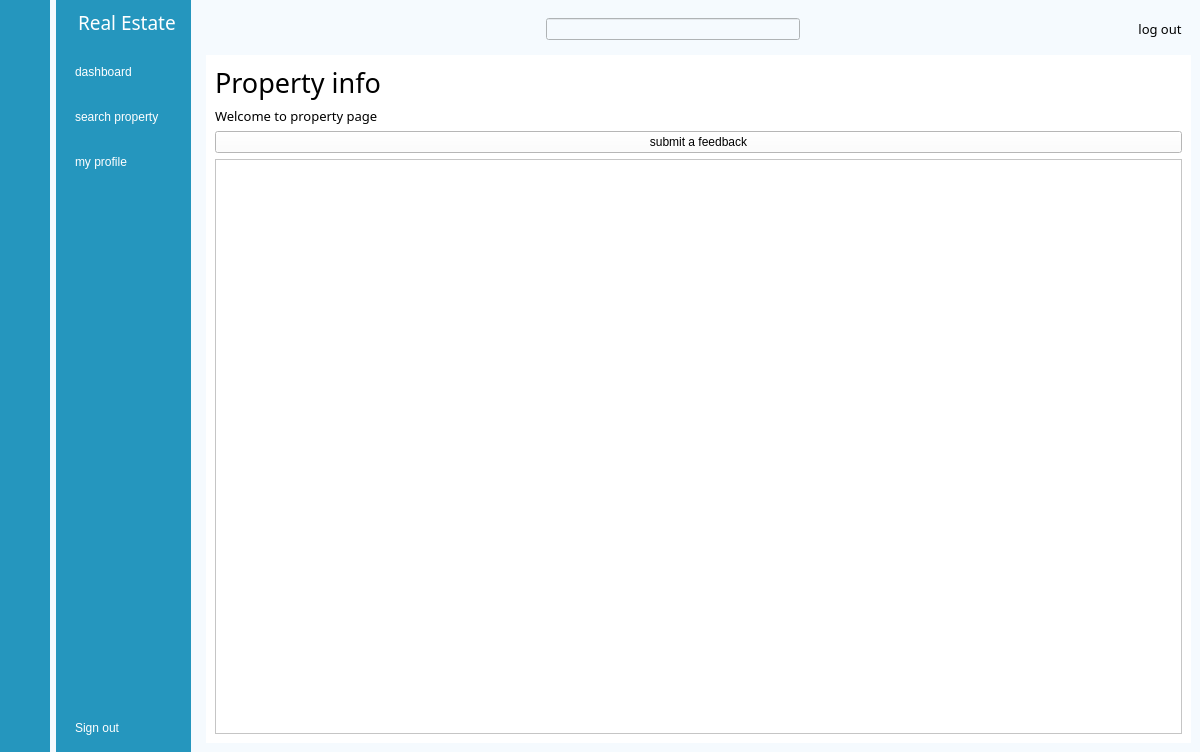
<?xml version="1.0" encoding="UTF-8"?>
<ui version="4.0">
 <class>sellerMenu</class>
 <widget class="QMainWindow" name="sellerMenu">
  <property name="geometry">
   <rect>
    <x>0</x>
    <y>0</y>
    <width>1200</width>
    <height>752</height>
   </rect>
  </property>
  <property name="minimumSize">
   <size>
    <width>1200</width>
    <height>400</height>
   </size>
  </property>
  <property name="windowTitle">
   <string>MainWindow</string>
  </property>
  <property name="styleSheet">
   <string notr="true">background-color: rgb(245, 250, 254);</string>
  </property>
  <widget class="QWidget" name="centralwidget">
   <layout class="QGridLayout" name="gridLayout">
    <property name="leftMargin">
     <number>0</number>
    </property>
    <property name="topMargin">
     <number>0</number>
    </property>
    <property name="rightMargin">
     <number>0</number>
    </property>
    <property name="bottomMargin">
     <number>0</number>
    </property>
    <item row="0" column="0">
     <widget class="QWidget" name="icon_name_widget_2" native="true">
      <property name="styleSheet">
       <string notr="true">QWidget{
	
	background-color: rgb(37, 150, 190);
}

QPushButton{
	color:white;
	height:30px;
	border:none;
	font: 10pt &quot;PT Root UI&quot;;
	border-radius:10px
}

QPushButton:checked{
	background-color:#f5fafe;
	color:#1f95ef;
	font-weight:bold
	
}</string>
      </property>
      <layout class="QVBoxLayout" name="verticalLayout_3">
       <item>
        <layout class="QHBoxLayout" name="horizontalLayout_3">
         <item>
          <widget class="QLabel" name="label_4">
           <property name="text">
            <string/>
           </property>
           <property name="pixmap">
            <pixmap resource="res.qrc">:/white/icons/white/home.svg</pixmap>
           </property>
          </widget>
         </item>
        </layout>
       </item>
       <item>
        <layout class="QVBoxLayout" name="verticalLayout">
         <property name="spacing">
          <number>15</number>
         </property>
         <property name="topMargin">
          <number>15</number>
         </property>
         <item>
          <widget class="QPushButton" name="btn_dashboard1">
           <property name="text">
            <string/>
           </property>
           <property name="icon">
            <iconset resource="res.qrc">
             <normaloff>:/icons2/icons/icon2/dashboard_white.png</normaloff>
             <normalon>:/icons2/icons/icon2/dashboard.png</normalon>:/icons2/icons/icon2/dashboard_white.png</iconset>
           </property>
           <property name="checkable">
            <bool>true</bool>
           </property>
           <property name="autoExclusive">
            <bool>true</bool>
           </property>
          </widget>
         </item>
         <item>
          <widget class="QPushButton" name="btn_property">
           <property name="text">
            <string/>
           </property>
           <property name="icon">
            <iconset resource="res.qrc">
             <normaloff>:/white/icons/white/search.svg</normaloff>
             <normalon>:/icons2/icons/icon2/iconizer-search.svg</normalon>:/white/icons/white/search.svg</iconset>
           </property>
           <property name="checkable">
            <bool>true</bool>
           </property>
           <property name="autoExclusive">
            <bool>true</bool>
           </property>
          </widget>
         </item>
         <item>
          <widget class="QPushButton" name="btn_profile1">
           <property name="text">
            <string/>
           </property>
           <property name="icon">
            <iconset resource="res.qrc">
             <normaloff>:/icons2/icons/icon2/profile_white.png</normaloff>
             <normalon>:/icons2/icons/icon2/profile.png</normalon>:/icons2/icons/icon2/profile_white.png</iconset>
           </property>
           <property name="checkable">
            <bool>true</bool>
           </property>
           <property name="autoExclusive">
            <bool>true</bool>
           </property>
          </widget>
         </item>
        </layout>
       </item>
       <item>
        <spacer name="verticalSpacer_3">
         <property name="orientation">
          <enum>Qt::Vertical</enum>
         </property>
         <property name="sizeHint" stdset="0">
          <size>
           <width>20</width>
           <height>246</height>
          </size>
         </property>
        </spacer>
       </item>
       <item>
        <widget class="QPushButton" name="btn_signout1">
         <property name="text">
          <string/>
         </property>
         <property name="icon">
          <iconset resource="res.qrc">
           <normaloff>:/icons2/icons/icon2/log_out_white.png</normaloff>
           <normalon>:/icons2/icons/icon2/log_out.png</normalon>:/icons2/icons/icon2/log_out_white.png</iconset>
         </property>
         <property name="checkable">
          <bool>true</bool>
         </property>
        </widget>
       </item>
      </layout>
     </widget>
    </item>
    <item row="0" column="1">
     <widget class="QWidget" name="icon_name_widget" native="true">
      <property name="styleSheet">
       <string notr="true">QWidget{
	background-color: rgb(37, 150, 190);
	color:white;
}

QPushButton{
	color:white;
	text-align:left;
	height:30px;
	font: 10pt &quot;PT Root UI&quot;;
	border:none;
	padding-left:10px;
	border-top-left-radius:10px;
	border-bottom-left-radius:10px;
}

QPushButton:checked{
	background-color:#f5fafe;
	color:#1f95ef;
	font-weight:bold

}</string>
      </property>
      <layout class="QVBoxLayout" name="verticalLayout_4">
       <property name="rightMargin">
        <number>0</number>
       </property>
       <item>
        <layout class="QHBoxLayout" name="horizontalLayout_2">
         <property name="rightMargin">
          <number>15</number>
         </property>
         <item>
          <widget class="QLabel" name="label_2">
           <property name="text">
            <string/>
           </property>
           <property name="pixmap">
            <pixmap resource="res.qrc">:/white/icons/white/home.svg</pixmap>
           </property>
          </widget>
         </item>
         <item>
          <widget class="QLabel" name="label_3">
           <property name="font">
            <font>
             <family>PT Root UI Bold</family>
             <pointsize>14</pointsize>
             <weight>9</weight>
             <italic>false</italic>
             <bold>false</bold>
            </font>
           </property>
           <property name="styleSheet">
            <string notr="true">font: 75 14pt &quot;PT Root UI Bold&quot;;</string>
           </property>
           <property name="text">
            <string>Real Estate</string>
           </property>
          </widget>
         </item>
        </layout>
       </item>
       <item>
        <layout class="QVBoxLayout" name="verticalLayout_2">
         <property name="spacing">
          <number>15</number>
         </property>
         <property name="topMargin">
          <number>15</number>
         </property>
         <item>
          <widget class="QPushButton" name="btn_dashboard2">
           <property name="text">
            <string>dashboard</string>
           </property>
           <property name="icon">
            <iconset resource="res.qrc">
             <normaloff>:/icons2/icons/icon2/dashboard_white.png</normaloff>
             <normalon>:/icons2/icons/icon2/dashboard.png</normalon>:/icons2/icons/icon2/dashboard_white.png</iconset>
           </property>
           <property name="checkable">
            <bool>true</bool>
           </property>
           <property name="autoExclusive">
            <bool>true</bool>
           </property>
          </widget>
         </item>
         <item>
          <widget class="QPushButton" name="btn_property2">
           <property name="text">
            <string>search property</string>
           </property>
           <property name="icon">
            <iconset resource="res.qrc">
             <normaloff>:/white/icons/white/search.svg</normaloff>
             <normalon>:/icons2/icons/icon2/iconizer-search.svg</normalon>:/white/icons/white/search.svg</iconset>
           </property>
           <property name="checkable">
            <bool>true</bool>
           </property>
           <property name="autoExclusive">
            <bool>true</bool>
           </property>
          </widget>
         </item>
         <item>
          <widget class="QPushButton" name="btn_profile2">
           <property name="text">
            <string>my profile</string>
           </property>
           <property name="icon">
            <iconset resource="res.qrc">
             <normaloff>:/icons2/icons/icon2/profile_white.png</normaloff>
             <normalon>:/icons2/icons/icon2/profile.png</normalon>:/icons2/icons/icon2/profile_white.png</iconset>
           </property>
           <property name="checkable">
            <bool>true</bool>
           </property>
           <property name="autoExclusive">
            <bool>true</bool>
           </property>
          </widget>
         </item>
        </layout>
       </item>
       <item>
        <spacer name="verticalSpacer_2">
         <property name="orientation">
          <enum>Qt::Vertical</enum>
         </property>
         <property name="sizeHint" stdset="0">
          <size>
           <width>20</width>
           <height>246</height>
          </size>
         </property>
        </spacer>
       </item>
       <item>
        <widget class="QPushButton" name="btn_signout2">
         <property name="text">
          <string>Sign out</string>
         </property>
         <property name="icon">
          <iconset resource="res.qrc">
           <normaloff>:/icons2/icons/icon2/log_out_white.png</normaloff>
           <normalon>:/icons2/icons/icon2/log_out.png</normalon>:/icons2/icons/icon2/log_out_white.png</iconset>
         </property>
         <property name="checkable">
          <bool>true</bool>
         </property>
        </widget>
       </item>
      </layout>
     </widget>
    </item>
    <item row="0" column="2">
     <widget class="QWidget" name="main_menu" native="true">
      <layout class="QVBoxLayout" name="verticalLayout_5">
       <item>
        <widget class="QWidget" name="header_widget" native="true">
         <layout class="QHBoxLayout" name="horizontalLayout_4">
          <item>
           <widget class="QPushButton" name="btn_nav_bar">
            <property name="styleSheet">
             <string notr="true">border:none;</string>
            </property>
            <property name="text">
             <string/>
            </property>
            <property name="icon">
             <iconset resource="res.qrc">
              <normaloff>:/icons2/icons/icon2/menu.png</normaloff>:/icons2/icons/icon2/menu.png</iconset>
            </property>
            <property name="checkable">
             <bool>true</bool>
            </property>
           </widget>
          </item>
          <item>
           <spacer name="horizontalSpacer_2">
            <property name="orientation">
             <enum>Qt::Horizontal</enum>
            </property>
            <property name="sizeHint" stdset="0">
             <size>
              <width>140</width>
              <height>20</height>
             </size>
            </property>
           </spacer>
          </item>
          <item>
           <layout class="QHBoxLayout" name="horizontalLayout">
            <property name="spacing">
             <number>7</number>
            </property>
            <item>
             <widget class="LineEdit" name="LineEdit">
              <property name="sizePolicy">
               <sizepolicy hsizetype="Expanding" vsizetype="Fixed">
                <horstretch>0</horstretch>
                <verstretch>0</verstretch>
               </sizepolicy>
              </property>
             </widget>
            </item>
            <item>
             <widget class="QPushButton" name="btn_search">
              <property name="styleSheet">
               <string notr="true">border:none</string>
              </property>
              <property name="text">
               <string/>
              </property>
              <property name="icon">
               <iconset resource="res.qrc">
                <normaloff>:/icons2/icons/icon2/search.png</normaloff>:/icons2/icons/icon2/search.png</iconset>
              </property>
             </widget>
            </item>
           </layout>
          </item>
          <item>
           <spacer name="horizontalSpacer">
            <property name="orientation">
             <enum>Qt::Horizontal</enum>
            </property>
            <property name="sizeHint" stdset="0">
             <size>
              <width>162</width>
              <height>20</height>
             </size>
            </property>
           </spacer>
          </item>
          <item>
           <widget class="QPushButton" name="btn_logout">
            <property name="font">
             <font>
              <family>PT Root UI Bold</family>
              <pointsize>10</pointsize>
             </font>
            </property>
            <property name="styleSheet">
             <string notr="true">border:none;</string>
            </property>
            <property name="text">
             <string>log out</string>
            </property>
            <property name="icon">
             <iconset resource="res.qrc">
              <normaloff>:/blue/icons/blue/log-out.svg</normaloff>:/blue/icons/blue/log-out.svg</iconset>
            </property>
           </widget>
          </item>
         </layout>
        </widget>
       </item>
       <item>
        <widget class="SlideAniStackedWidget" name="SlideAniStackedWidget">
         <property name="styleSheet">
          <string notr="true">background-color: rgb(255, 255, 255);</string>
         </property>
         <property name="currentIndex">
          <number>1</number>
         </property>
         <widget class="QWidget" name="page_dashborad">
          <widget class="TitleLabel" name="TitleLabel">
           <property name="geometry">
            <rect>
             <x>130</x>
             <y>70</y>
             <width>261</width>
             <height>101</height>
            </rect>
           </property>
           <property name="text">
            <string>Dashboard</string>
           </property>
          </widget>
         </widget>
         <widget class="QWidget" name="page_manage">
          <layout class="QVBoxLayout" name="verticalLayout_8">
           <item>
            <layout class="QVBoxLayout" name="verticalLayout_7">
             <item>
              <widget class="QLabel" name="label">
               <property name="font">
                <font>
                 <family>PT Root UI Bold</family>
                 <pointsize>20</pointsize>
                 <italic>false</italic>
                 <underline>false</underline>
                </font>
               </property>
               <property name="text">
                <string>Property info</string>
               </property>
              </widget>
             </item>
             <item>
              <widget class="QLabel" name="label_5">
               <property name="font">
                <font>
                 <family>PT Root UI Bold</family>
                 <pointsize>10</pointsize>
                 <italic>false</italic>
                 <underline>false</underline>
                </font>
               </property>
               <property name="text">
                <string>Welcome to property page</string>
               </property>
              </widget>
             </item>
            </layout>
           </item>
           <item>
            <layout class="QHBoxLayout" name="horizontalLayout_5">
             <item>
              <widget class="FilledPushButton" name="btn_feedback">
               <property name="text">
                <string>submit a feedback</string>
               </property>
              </widget>
             </item>
            </layout>
           </item>
           <item>
            <widget class="SmoothScrollArea" name="SmoothScrollArea">
             <property name="widgetResizable">
              <bool>true</bool>
             </property>
             <widget class="QWidget" name="scrollAreaWidgetContents">
              <property name="geometry">
               <rect>
                <x>0</x>
                <y>0</y>
                <width>839</width>
                <height>521</height>
               </rect>
              </property>
             </widget>
            </widget>
           </item>
          </layout>
         </widget>
         <widget class="QWidget" name="page_profile">
          <layout class="QVBoxLayout" name="verticalLayout_6">
           <item>
            <widget class="QLabel" name="label_6">
             <property name="font">
              <font>
               <family>PT Root UI Bold</family>
               <pointsize>20</pointsize>
               <italic>false</italic>
               <underline>false</underline>
              </font>
             </property>
             <property name="text">
              <string>Profile info</string>
             </property>
            </widget>
           </item>
           <item>
            <widget class="LargeTitleLabel" name="LargeTitleLabel">
             <property name="text">
              <string>currently profile here</string>
             </property>
            </widget>
           </item>
           <item>
            <layout class="QHBoxLayout" name="horizontalLayout_8">
             <item>
              <widget class="SubtitleLabel" name="SubtitleLabel">
               <property name="text">
                <string>your username:</string>
               </property>
              </widget>
             </item>
             <item>
              <widget class="SubtitleLabel" name="Label_username">
               <property name="sizePolicy">
                <sizepolicy hsizetype="Preferred" vsizetype="Preferred">
                 <horstretch>11</horstretch>
                 <verstretch>0</verstretch>
                </sizepolicy>
               </property>
               <property name="text">
                <string>N/A</string>
               </property>
              </widget>
             </item>
            </layout>
           </item>
           <item>
            <layout class="QHBoxLayout" name="horizontalLayout_10">
             <item>
              <widget class="SubtitleLabel" name="SubtitleLabel_3">
               <property name="text">
                <string>your password:</string>
               </property>
              </widget>
             </item>
             <item>
              <widget class="SubtitleLabel" name="Label_password">
               <property name="sizePolicy">
                <sizepolicy hsizetype="Preferred" vsizetype="Preferred">
                 <horstretch>1</horstretch>
                 <verstretch>0</verstretch>
                </sizepolicy>
               </property>
               <property name="text">
                <string>N/A</string>
               </property>
              </widget>
             </item>
            </layout>
           </item>
           <item>
            <layout class="QHBoxLayout" name="horizontalLayout_9">
             <item>
              <widget class="SubtitleLabel" name="SubtitleLabel_2">
               <property name="text">
                <string>your Email:</string>
               </property>
              </widget>
             </item>
             <item>
              <widget class="SubtitleLabel" name="Label_email">
               <property name="sizePolicy">
                <sizepolicy hsizetype="Preferred" vsizetype="Preferred">
                 <horstretch>1</horstretch>
                 <verstretch>0</verstretch>
                </sizepolicy>
               </property>
               <property name="text">
                <string>N/A</string>
               </property>
              </widget>
             </item>
            </layout>
           </item>
           <item>
            <layout class="QHBoxLayout" name="horizontalLayout_11">
             <item>
              <widget class="SubtitleLabel" name="SubtitleLabel_7">
               <property name="text">
                <string>your Status:</string>
               </property>
              </widget>
             </item>
             <item>
              <widget class="SubtitleLabel" name="Label_status">
               <property name="sizePolicy">
                <sizepolicy hsizetype="Preferred" vsizetype="Preferred">
                 <horstretch>1</horstretch>
                 <verstretch>0</verstretch>
                </sizepolicy>
               </property>
               <property name="text">
                <string>N/A</string>
               </property>
              </widget>
             </item>
            </layout>
           </item>
           <item>
            <widget class="LargeTitleLabel" name="LargeTitleLabel_2">
             <property name="text">
              <string>update profile here</string>
             </property>
            </widget>
           </item>
           <item>
            <layout class="QHBoxLayout" name="horizontalLayout_12">
             <item>
              <widget class="SubtitleLabel" name="SubtitleLabel_4">
               <property name="text">
                <string>new username:</string>
               </property>
              </widget>
             </item>
             <item>
              <widget class="LineEdit" name="LineEdit_newUserName"/>
             </item>
            </layout>
           </item>
           <item>
            <layout class="QHBoxLayout" name="horizontalLayout_13">
             <item>
              <widget class="SubtitleLabel" name="SubtitleLabel_5">
               <property name="text">
                <string>new password:</string>
               </property>
              </widget>
             </item>
             <item>
              <widget class="PasswordLineEdit" name="LineEdit_newPassword"/>
             </item>
            </layout>
           </item>
           <item>
            <layout class="QHBoxLayout" name="horizontalLayout_14">
             <item>
              <widget class="SubtitleLabel" name="SubtitleLabel_6">
               <property name="text">
                <string>new Email:</string>
               </property>
              </widget>
             </item>
             <item>
              <widget class="LineEdit" name="LineEdit_newEmail"/>
             </item>
            </layout>
           </item>
           <item>
            <widget class="PrimaryPushButton" name="btn_update_profile">
             <property name="text">
              <string>confirm update</string>
             </property>
            </widget>
           </item>
           <item>
            <spacer name="verticalSpacer">
             <property name="orientation">
              <enum>Qt::Vertical</enum>
             </property>
             <property name="sizeHint" stdset="0">
              <size>
               <width>20</width>
               <height>40</height>
              </size>
             </property>
            </spacer>
           </item>
          </layout>
         </widget>
        </widget>
       </item>
      </layout>
     </widget>
    </item>
   </layout>
  </widget>
 </widget>
 <customwidgets>
  <customwidget>
   <class>PushButton</class>
   <extends>QPushButton</extends>
   <header>qfluentwidgets</header>
  </customwidget>
  <customwidget>
   <class>PrimaryPushButton</class>
   <extends>PushButton</extends>
   <header>qfluentwidgets</header>
  </customwidget>
  <customwidget>
   <class>FilledPushButton</class>
   <extends>PushButton</extends>
   <header>qfluentwidgetspro</header>
  </customwidget>
  <customwidget>
   <class>SmoothScrollArea</class>
   <extends>QScrollArea</extends>
   <header>qfluentwidgets</header>
   <container>1</container>
  </customwidget>
  <customwidget>
   <class>SlideAniStackedWidget</class>
   <extends>QStackedWidget</extends>
   <header>qfluentwidgetspro</header>
   <container>1</container>
  </customwidget>
  <customwidget>
   <class>SubtitleLabel</class>
   <extends>QLabel</extends>
   <header>qfluentwidgets</header>
  </customwidget>
  <customwidget>
   <class>TitleLabel</class>
   <extends>QLabel</extends>
   <header>qfluentwidgets</header>
  </customwidget>
  <customwidget>
   <class>LargeTitleLabel</class>
   <extends>QLabel</extends>
   <header>qfluentwidgets</header>
  </customwidget>
  <customwidget>
   <class>LineEdit</class>
   <extends>QLineEdit</extends>
   <header>qfluentwidgets</header>
  </customwidget>
  <customwidget>
   <class>PasswordLineEdit</class>
   <extends>LineEdit</extends>
   <header>qfluentwidgets</header>
  </customwidget>
 </customwidgets>
 <resources>
  <include location="res.qrc"/>
 </resources>
 <connections>
  <connection>
   <sender>btn_profile1</sender>
   <signal>toggled(bool)</signal>
   <receiver>btn_profile2</receiver>
   <slot>setChecked(bool)</slot>
   <hints>
    <hint type="sourcelabel">
     <x>43</x>
     <y>205</y>
    </hint>
    <hint type="destinationlabel">
     <x>139</x>
     <y>203</y>
    </hint>
   </hints>
  </connection>
  <connection>
   <sender>btn_property</sender>
   <signal>toggled(bool)</signal>
   <receiver>btn_property2</receiver>
   <slot>setChecked(bool)</slot>
   <hints>
    <hint type="sourcelabel">
     <x>48</x>
     <y>160</y>
    </hint>
    <hint type="destinationlabel">
     <x>192</x>
     <y>159</y>
    </hint>
   </hints>
  </connection>
  <connection>
   <sender>btn_dashboard1</sender>
   <signal>toggled(bool)</signal>
   <receiver>btn_dashboard2</receiver>
   <slot>setChecked(bool)</slot>
   <hints>
    <hint type="sourcelabel">
     <x>39</x>
     <y>113</y>
    </hint>
    <hint type="destinationlabel">
     <x>182</x>
     <y>115</y>
    </hint>
   </hints>
  </connection>
  <connection>
   <sender>btn_dashboard2</sender>
   <signal>toggled(bool)</signal>
   <receiver>btn_dashboard1</receiver>
   <slot>setChecked(bool)</slot>
   <hints>
    <hint type="sourcelabel">
     <x>116</x>
     <y>104</y>
    </hint>
    <hint type="destinationlabel">
     <x>50</x>
     <y>108</y>
    </hint>
   </hints>
  </connection>
  <connection>
   <sender>btn_property2</sender>
   <signal>toggled(bool)</signal>
   <receiver>btn_property</receiver>
   <slot>setChecked(bool)</slot>
   <hints>
    <hint type="sourcelabel">
     <x>120</x>
     <y>149</y>
    </hint>
    <hint type="destinationlabel">
     <x>63</x>
     <y>155</y>
    </hint>
   </hints>
  </connection>
  <connection>
   <sender>btn_profile2</sender>
   <signal>toggled(bool)</signal>
   <receiver>btn_profile1</receiver>
   <slot>setChecked(bool)</slot>
   <hints>
    <hint type="sourcelabel">
     <x>121</x>
     <y>210</y>
    </hint>
    <hint type="destinationlabel">
     <x>53</x>
     <y>209</y>
    </hint>
   </hints>
  </connection>
  <connection>
   <sender>btn_nav_bar</sender>
   <signal>toggled(bool)</signal>
   <receiver>icon_name_widget_2</receiver>
   <slot>setHidden(bool)</slot>
   <hints>
    <hint type="sourcelabel">
     <x>351</x>
     <y>37</y>
    </hint>
    <hint type="destinationlabel">
     <x>70</x>
     <y>380</y>
    </hint>
   </hints>
  </connection>
  <connection>
   <sender>btn_nav_bar</sender>
   <signal>toggled(bool)</signal>
   <receiver>icon_name_widget</receiver>
   <slot>setVisible(bool)</slot>
   <hints>
    <hint type="sourcelabel">
     <x>360</x>
     <y>46</y>
    </hint>
    <hint type="destinationlabel">
     <x>230</x>
     <y>436</y>
    </hint>
   </hints>
  </connection>
  <connection>
   <sender>btn_signout1</sender>
   <signal>toggled(bool)</signal>
   <receiver>sellerMenu</receiver>
   <slot>close()</slot>
   <hints>
    <hint type="sourcelabel">
     <x>50</x>
     <y>586</y>
    </hint>
    <hint type="destinationlabel">
     <x>36</x>
     <y>667</y>
    </hint>
   </hints>
  </connection>
  <connection>
   <sender>btn_signout2</sender>
   <signal>toggled(bool)</signal>
   <receiver>sellerMenu</receiver>
   <slot>close()</slot>
   <hints>
    <hint type="sourcelabel">
     <x>172</x>
     <y>588</y>
    </hint>
    <hint type="destinationlabel">
     <x>163</x>
     <y>696</y>
    </hint>
   </hints>
  </connection>
 </connections>
</ui>
